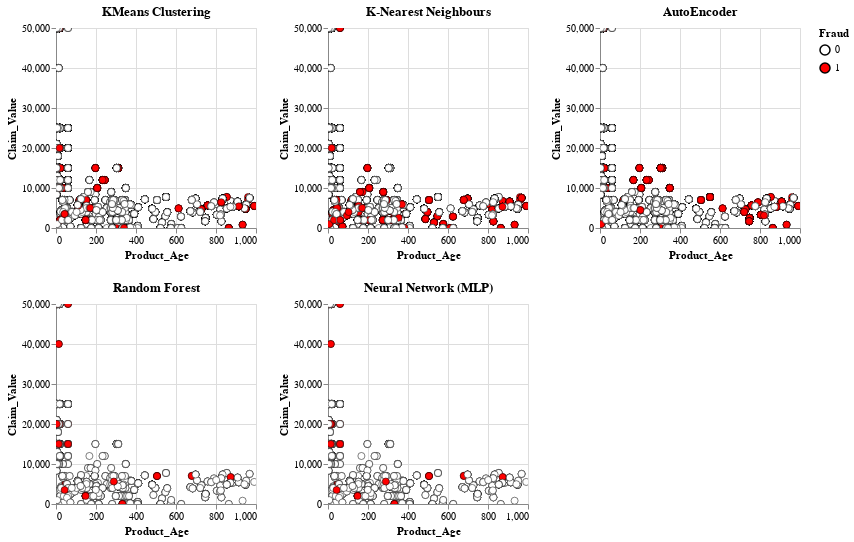

The code cell stored with this chart in its notebook:
### Markdown cell above
### Create each graph then display them

### Code cell
# Set Global variables that all graphs will use.
circle_size = 50
graph_height = 200
graph_width = 200
x_axis = alt.X('Product_Age:Q', scale = alt.Scale(zero = False))
y_axis = alt.Y('Claim_Value:Q', scale = alt.Scale(zero = False))

# Remove row limit
alt.data_transformers.disable_max_rows()

#---------------Unsupervised Algorithms---------------
#----------KMeans Clustering Graph----------
kmeans_graph = alt.Chart(warranty_df).mark_point(filled = True).encode(
    x = x_axis, 
    y = y_axis,
    color = alt.Color('KMeans_Predict:O', 
                      title = 'Fraud', 
                      scale = alt.Scale(domain = [0, 1], 
                                        range = ['white', 'red'])
                     ),
    stroke = alt.value('black'),
    strokeWidth = alt.value(0.5),
    size = alt.value(circle_size),
    opacity = alt.value(1),
    tooltip = [alt.Tooltip('Purpose:N', title = 'Purpose'),
               alt.Tooltip('Claim_Value:Q', title = 'Claim Amount'),
               alt.Tooltip('Product_type:N', title = 'Product'),
               alt.Tooltip('Product_Age:Q', title = 'Product Age'),
               alt.Tooltip('KMeans_Predict:Q', title = 'Prediction'),
               alt.Tooltip('Fraud:Q', title = 'Actual')]
).properties(
    width = graph_width,
    height = graph_height,
    title = 'KMeans Clustering'
)

#----------K Nearest Neighbours Graph----------
knn_graph = alt.Chart(warranty_df).mark_point(filled = True).encode(
    x = x_axis, 
    y = y_axis,
    color = alt.Color('KNN_Predict:O', 
                      title = 'Fraud', 
                      scale = alt.Scale(domain = [0, 1], 
                                        range = ['white', 'red'])
                     ),
    stroke = alt.value('black'),
    strokeWidth = alt.value(0.5),
    size = alt.value(circle_size),
    opacity = alt.value(1),
    tooltip = [alt.Tooltip('Purpose:N', title = 'Purpose'),
               alt.Tooltip('Claim_Value:Q', title = 'Claim Amount'),
               alt.Tooltip('Product_type:N', title = 'Product'),
               alt.Tooltip('Product_Age:Q', title = 'Product Age'),
               alt.Tooltip('KNN_Predict:Q', title = 'Prediction'),
               alt.Tooltip('Fraud:Q', title = 'Actual')]
).properties(
    width = graph_width,
    height = graph_height,
    title = 'K-Nearest Neighbours'
)

#----------AutoEncoder Graph----------
ae_graph = alt.Chart(warranty_df).mark_point(filled = True).encode(
    x = x_axis, 
    y = y_axis,
    color = alt.Color('AE_Predict:O', 
                      title = 'Fraud', 
                      scale = alt.Scale(domain = [0, 1], 
                                        range = ['white', 'red'])
                     ),
    stroke = alt.value('black'),
    strokeWidth = alt.value(0.5),
    size = alt.value(circle_size),
    opacity = alt.value(1),
    tooltip = [alt.Tooltip('Purpose:N', title = 'Purpose'),
               alt.Tooltip('Claim_Value:Q', title = 'Claim Amount'),
               alt.Tooltip('Product_type:N', title = 'Product'),
               alt.Tooltip('Product_Age:Q', title = 'Product Age'),
               alt.Tooltip('AE_Predict:Q', title = 'Prediction'),
               alt.Tooltip('Fraud:Q', title = 'Actual')]
).properties(
    width = graph_width,
    height = graph_height,
    title = 'AutoEncoder'
)

#---------------Supervised Algorithms---------------
#----------Random Forest Graph----------
rf_graph = alt.Chart(supervised_df).mark_point(filled = True).encode(
    x = x_axis, 
    y = y_axis,
    color = alt.Color('RF_Predict:O', 
                      title = 'Fraud', 
                      scale = alt.Scale(domain = [0, 1], 
                                        range = ['white', 'red'])
                     ),
    stroke = alt.value('black'),
    strokeWidth = alt.value(0.5),
    size = alt.value(circle_size),
    opacity = alt.value(1),
    tooltip = [alt.Tooltip('Purpose:N', title = 'Purpose'),
               alt.Tooltip('Claim_Value:Q', title = 'Claim Amount'),
               alt.Tooltip('Product_type:N', title = 'Product'),
               alt.Tooltip('Product_Age:Q', title = 'Product Age'),
               alt.Tooltip('RF_Predict:Q', title = 'Prediction'),
               alt.Tooltip('Fraud:Q', title = 'Actual')]
).properties(
    width = graph_width,
    height = graph_height,
    title = 'Random Forest'
)

#----------Neural Network Graph----------
nn_graph = alt.Chart(supervised_df).mark_point(filled = True).encode(
    x = x_axis, 
    y = y_axis,
    color = alt.Color('NN_Predict:O', 
                      title = 'Fraud', 
                      scale = alt.Scale(domain = [0, 1], 
                                        range = ['white', 'red'])
                     ),
    stroke = alt.value('black'),
    strokeWidth = alt.value(0.5),
    size = alt.value(circle_size),
    opacity = alt.value(1),
    tooltip = [alt.Tooltip('Purpose:N', title = 'Purpose'),
               alt.Tooltip('Claim_Value:Q', title = 'Claim Amount'),
               alt.Tooltip('Product_type:N', title = 'Product'),
               alt.Tooltip('Product_Age:Q', title = 'Product Age'),
               alt.Tooltip('NN_Predict:Q', title = 'Prediction'),
               alt.Tooltip('Fraud:Q', title = 'Actual')]
).properties(
    width = graph_width,
    height = graph_height,
    title = 'Neural Network (MLP)'
)

# Combine each graph and apply filters.
(kmeans_graph | knn_graph | ae_graph).add_selection(fraud_select).transform_filter(fraud_select
).add_selection(product_select).transform_filter(product_select
).add_selection(purpose_select).transform_filter(purpose_select
).add_selection(purchased_select).transform_filter(purchased_select
).add_selection(consumer_prof_select).transform_filter(consumer_prof_select
).add_selection(area_select).transform_filter(area_select
).add_selection(region_select).transform_filter(region_select
).add_selection(select_claim_amount).transform_filter((select_claim_amount['Claim_Value'] <= datum['Claim_Value'])
).add_selection(
    zoom
) & (rf_graph | nn_graph).add_selection(fraud_select).transform_filter(fraud_select
).add_selection(product_select).transform_filter(product_select
).add_selection(purpose_select).transform_filter(purpose_select
).add_selection(purchased_select).transform_filter(purchased_select
).add_selection(consumer_prof_select).transform_filter(consumer_prof_select
).add_selection(area_select).transform_filter(area_select
).add_selection(region_select).transform_filter(region_select
).add_selection(select_claim_amount).transform_filter((select_claim_amount['Claim_Value'] <= datum['Claim_Value'])
).add_selection(
    zoom
)

### Figure 1 — Vega-Lite specification as saved in the notebook (floating-point values rounded to 4 significant figures; data arrays with more than 128 entries replaced by an {"elided": "..."} marker saying what was removed)
{"config": {"view": {"continuousWidth": 400, "continuousHeight": 300}}, "vconcat": [{"hconcat": [{"mark": {"type": "point", "filled": true}, "encoding": {"color": {"type": "ordinal", "field": "KMeans_Predict", "scale": {"domain": [0, 1], "range": ["white", "red"]}, "title": "Fraud"}, "opacity": {"value": 1}, "size": {"value": 50}, "stroke": {"value": "black"}, "strokeWidth": {"value": 0.5}, "tooltip": [{"type": "nominal", "field": "Purpose", "title": "Purpose"}, {"type": "quantitative", "field": "Claim_Value", "title": "Claim Amount"}, {"type": "nominal", "field": "Product_type", "title": "Product"}, {"type": "quantitative", "field": "Product_Age", "title": "Product Age"}, {"type": "quantitative", "field": "KMeans_Predict", "title": "Prediction"}, {"type": "quantitative", "field": "Fraud", "title": "Actual"}], "x": {"type": "quantitative", "field": "Product_Age", "scale": {"zero": false}}, "y": {"type": "quantitative", "field": "Claim_Value", "scale": {"zero": false}}}, "height": 200, "selection": {" ": {"type": "single", "fields": ["Fraud"], "bind": {"input": "select", "options": [0, 1]}}, "  ": {"type": "single", "fields": ["Product_type"], "bind": {"input": "select", "options": ["AC", "TV"]}}, "   ": {"type": "single", "fields": ["Purpose"], "bind": {"input": "select", "options": ["Claim", "Complaint", "Other"]}}, "     ": {"type": "single", "fields": ["Purchased_from"], "bind": {"input": "select", "options": ["Manufacturer", "Dealer", "Internet"]}}, "    ": {"type": "single", "fields": ["Consumer_profile"], "bind": {"input": "select", "options": ["Personal", "Business"]}}, "      ": {"type": "single", "fields": ["Region"], "bind": {"input": "select", "options": ["North East", "East", "West", "South West", "South East", "South", "North", "North West"]}}, "selector005": {"type": "single", "fields": ["Claim_Value"], "bind": {"input": "range", "max": 50000.0, "min": 0.0, "name": "Amount Claimed (Indian Rupee):", "step": 1000}, "init": {"Claim_Value": 0}}, "selector006": {"type": "interval", "bind": "scales"}}, "title": "KMeans Clustering", "width": 200}, {"mark": {"type": "point", "filled": true}, "encoding": {"color": {"type": "ordinal", "field": "KNN_Predict", "scale": {"domain": [0, 1], "range": ["white", "red"]}, "title": "Fraud"}, "opacity": {"value": 1}, "size": {"value": 50}, "stroke": {"value": "black"}, "strokeWidth": {"value": 0.5}, "tooltip": [{"type": "nominal", "field": "Purpose", "title": "Purpose"}, {"type": "quantitative", "field": "Claim_Value", "title": "Claim Amount"}, {"type": "nominal", "field": "Product_type", "title": "Product"}, {"type": "quantitative", "field": "Product_Age", "title": "Product Age"}, {"type": "quantitative", "field": "KNN_Predict", "title": "Prediction"}, {"type": "quantitative", "field": "Fraud", "title": "Actual"}], "x": {"type": "quantitative", "field": "Product_Age", "scale": {"zero": false}}, "y": {"type": "quantitative", "field": "Claim_Value", "scale": {"zero": false}}}, "height": 200, "selection": {" ": {"type": "single", "fields": ["Fraud"], "bind": {"input": "select", "options": [0, 1]}}, "  ": {"type": "single", "fields": ["Product_type"], "bind": {"input": "select", "options": ["AC", "TV"]}}, "   ": {"type": "single", "fields": ["Purpose"], "bind": {"input": "select", "options": ["Claim", "Complaint", "Other"]}}, "     ": {"type": "single", "fields": ["Purchased_from"], "bind": {"input": "select", "options": ["Manufacturer", "Dealer", "Internet"]}}, "    ": {"type": "single", "fields": ["Consumer_profile"], "bind": {"input": "select", "options": ["Personal", "Business"]}}, "      ": {"type": "single", "fields": ["Region"], "bind": {"input": "select", "options": ["North East", "East", "West", "South West", "South East", "South", "North", "North West"]}}, "selector005": {"type": "single", "fields": ["Claim_Value"], "bind": {"input": "range", "max": 50000.0, "min": 0.0, "name": "Amount Claimed (Indian Rupee):", "step": 1000}, "init": {"Claim_Value": 0}}, "selector006": {"type": "interval", "bind": "scales"}}, "title": "K-Nearest Neighbours", "width": 200}, {"mark": {"type": "point", "filled": true}, "encoding": {"color": {"type": "ordinal", "field": "AE_Predict", "scale": {"domain": [0, 1], "range": ["white", "red"]}, "title": "Fraud"}, "opacity": {"value": 1}, "size": {"value": 50}, "stroke": {"value": "black"}, "strokeWidth": {"value": 0.5}, "tooltip": [{"type": "nominal", "field": "Purpose", "title": "Purpose"}, {"type": "quantitative", "field": "Claim_Value", "title": "Claim Amount"}, {"type": "nominal", "field": "Product_type", "title": "Product"}, {"type": "quantitative", "field": "Product_Age", "title": "Product Age"}, {"type": "quantitative", "field": "AE_Predict", "title": "Prediction"}, {"type": "quantitative", "field": "Fraud", "title": "Actual"}], "x": {"type": "quantitative", "field": "Product_Age", "scale": {"zero": false}}, "y": {"type": "quantitative", "field": "Claim_Value", "scale": {"zero": false}}}, "height": 200, "selection": {" ": {"type": "single", "fields": ["Fraud"], "bind": {"input": "select", "options": [0, 1]}}, "  ": {"type": "single", "fields": ["Product_type"], "bind": {"input": "select", "options": ["AC", "TV"]}}, "   ": {"type": "single", "fields": ["Purpose"], "bind": {"input": "select", "options": ["Claim", "Complaint", "Other"]}}, "     ": {"type": "single", "fields": ["Purchased_from"], "bind": {"input": "select", "options": ["Manufacturer", "Dealer", "Internet"]}}, "    ": {"type": "single", "fields": ["Consumer_profile"], "bind": {"input": "select", "options": ["Personal", "Business"]}}, "      ": {"type": "single", "fields": ["Region"], "bind": {"input": "select", "options": ["North East", "East", "West", "South West", "South East", "South", "North", "North West"]}}, "selector005": {"type": "single", "fields": ["Claim_Value"], "bind": {"input": "range", "max": 50000.0, "min": 0.0, "name": "Amount Claimed (Indian Rupee):", "step": 1000}, "init": {"Claim_Value": 0}}, "selector006": {"type": "interval", "bind": "scales"}}, "title": "AutoEncoder", "width": 200}], "data": {"name": "data-6f3b84e749e41a39172a93fabbf7df6f"}, "transform": [{"filter": {"selection": " "}}, {"filter": {"selection": "  "}}, {"filter": {"selection": "   "}}, {"filter": {"selection": "     "}}, {"filter": {"selection": "    "}}, {"filter": {"selection": "      "}}, {"filter": {"selection": "      "}}, {"filter": "(selector005['Claim_Value'] <= datum['Claim_Value'])"}]}, {"hconcat": [{"mark": {"type": "point", "filled": true}, "encoding": {"color": {"type": "ordinal", "field": "RF_Predict", "scale": {"domain": [0, 1], "range": ["white", "red"]}, "title": "Fraud"}, "opacity": {"value": 1}, "size": {"value": 50}, "stroke": {"value": "black"}, "strokeWidth": {"value": 0.5}, "tooltip": [{"type": "nominal", "field": "Purpose", "title": "Purpose"}, {"type": "quantitative", "field": "Claim_Value", "title": "Claim Amount"}, {"type": "nominal", "field": "Product_type", "title": "Product"}, {"type": "quantitative", "field": "Product_Age", "title": "Product Age"}, {"type": "quantitative", "field": "RF_Predict", "title": "Prediction"}, {"type": "quantitative", "field": "Fraud", "title": "Actual"}], "x": {"type": "quantitative", "field": "Product_Age", "scale": {"zero": false}}, "y": {"type": "quantitative", "field": "Claim_Value", "scale": {"zero": false}}}, "height": 200, "selection": {" ": {"type": "single", "fields": ["Fraud"], "bind": {"input": "select", "options": [0, 1]}}, "  ": {"type": "single", "fields": ["Product_type"], "bind": {"input": "select", "options": ["AC", "TV"]}}, "   ": {"type": "single", "fields": ["Purpose"], "bind": {"input": "select", "options": ["Claim", "Complaint", "Other"]}}, "     ": {"type": "single", "fields": ["Purchased_from"], "bind": {"input": "select", "options": ["Manufacturer", "Dealer", "Internet"]}}, "    ": {"type": "single", "fields": ["Consumer_profile"], "bind": {"input": "select", "options": ["Personal", "Business"]}}, "      ": {"type": "single", "fields": ["Region"], "bind": {"input": "select", "options": ["North East", "East", "West", "South West", "South East", "South", "North", "North West"]}}, "selector005": {"type": "single", "fields": ["Claim_Value"], "bind": {"input": "range", "max": 50000.0, "min": 0.0, "name": "Amount Claimed (Indian Rupee):", "step": 1000}, "init": {"Claim_Value": 0}}, "selector006": {"type": "interval", "bind": "scales"}}, "title": "Random Forest", "width": 200}, {"mark": {"type": "point", "filled": true}, "encoding": {"color": {"type": "ordinal", "field": "NN_Predict", "scale": {"domain": [0, 1], "range": ["white", "red"]}, "title": "Fraud"}, "opacity": {"value": 1}, "size": {"value": 50}, "stroke": {"value": "black"}, "strokeWidth": {"value": 0.5}, "tooltip": [{"type": "nominal", "field": "Purpose", "title": "Purpose"}, {"type": "quantitative", "field": "Claim_Value", "title": "Claim Amount"}, {"type": "nominal", "field": "Product_type", "title": "Product"}, {"type": "quantitative", "field": "Product_Age", "title": "Product Age"}, {"type": "quantitative", "field": "NN_Predict", "title": "Prediction"}, {"type": "quantitative", "field": "Fraud", "title": "Actual"}], "x": {"type": "quantitative", "field": "Product_Age", "scale": {"zero": false}}, "y": {"type": "quantitative", "field": "Claim_Value", "scale": {"zero": false}}}, "height": 200, "selection": {" ": {"type": "single", "fields": ["Fraud"], "bind": {"input": "select", "options": [0, 1]}}, "  ": {"type": "single", "fields": ["Product_type"], "bind": {"input": "select", "options": ["AC", "TV"]}}, "   ": {"type": "single", "fields": ["Purpose"], "bind": {"input": "select", "options": ["Claim", "Complaint", "Other"]}}, "     ": {"type": "single", "fields": ["Purchased_from"], "bind": {"input": "select", "options": ["Manufacturer", "Dealer", "Internet"]}}, "    ": {"type": "single", "fields": ["Consumer_profile"], "bind": {"input": "select", "options": ["Personal", "Business"]}}, "      ": {"type": "single", "fields": ["Region"], "bind": {"input": "select", "options": ["North East", "East", "West", "South West", "South East", "South", "North", "North West"]}}, "selector005": {"type": "single", "fields": ["Claim_Value"], "bind": {"input": "range", "max": 50000.0, "min": 0.0, "name": "Amount Claimed (Indian Rupee):", "step": 1000}, "init": {"Claim_Value": 0}}, "selector006": {"type": "interval", "bind": "scales"}}, "title": "Neural Network (MLP)", "width": 200}], "data": {"name": "data-293ed424ce6910b76a8dd4f40b632c4c"}, "transform": [{"filter": {"selection": " "}}, {"filter": {"selection": "  "}}, {"filter": {"selection": "   "}}, {"filter": {"selection": "     "}}, {"filter": {"selection": "    "}}, {"filter": {"selection": "      "}}, {"filter": {"selection": "      "}}, {"filter": "(selector005['Claim_Value'] <= datum['Claim_Value'])"}]}], "$schema": "https://vega.github.io/schema/vega-lite/v4.0.0.json", "datasets": {"data-6f3b84e749e41a39172a93fabbf7df6f": {"elided": "8341 records"}, "data-293ed424ce6910b76a8dd4f40b632c4c": {"elided": "1669 records"}}}
